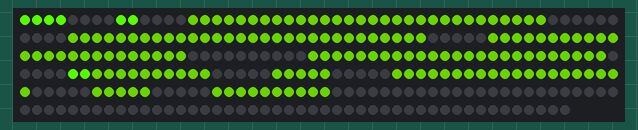
This sketch was run on a simulated Arduino Uno, built with avr-gcc and run on an emulated ATmega328P. Shown: 296 RGB LEDs in strip order, left to right, continuing on the next row.

Above: at 0.17 s.
At 8.67 s:
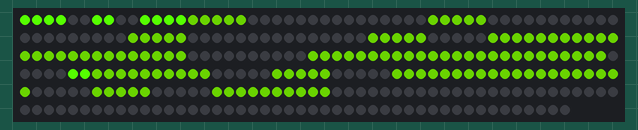
At 15.47 s:
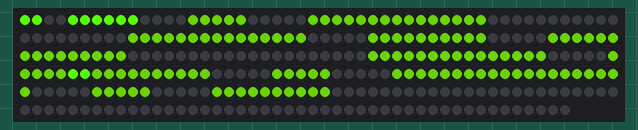
At 19.87 s:
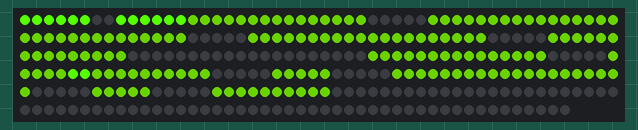
At 27.87 s:
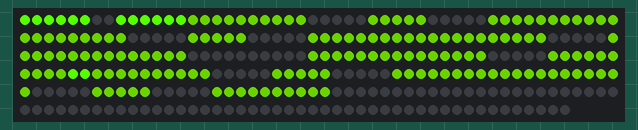
At 39.87 s:
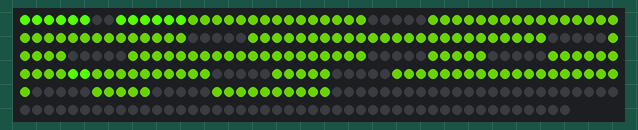

The sketch:

timer5.ino
```cpp
// (licence header left out)
/** @file
*
* This is a simple test app that controls a single-digit on a 7-segment display
* that is build using 2-LED NeoPixel strips.
*
* Arduino I/O configuration:
*
* - D6 = LED strip DI (Data In)
* .
************************************************************************************/

/**
*
* I/O configuration:
*
* D6 = LED strip DI (Data In)
*
************************************************************************************/

#include <Adafruit_NeoPixel.h>

#define LED_STRIP_PIN  (6)


/**
* A 7-segment LED descriptor used to identify its starting LED address and the
* number of LEDs in the digit.
*
* @warning Change the data types to uint16_t if you have more than 256 LEDs.
************************************************************************************/
struct ledSescriptor_t
{
  uint8_t    startingLedNumber;    // the address of the first LED in a digit
  uint8_t    numStrips;            // number of strips per segment
  uint8_t    ledsPerStrip;         // number of LEDs per strip
};

/**
* One descriptor for each LED in the sign
************************************************************************************/
struct ledSescriptor_t descriptors[] =
{
  {0, 1, 2},     // small 1/10th digit
  {14 ,2, 5},    // seconds LSD
  {84, 2, 5},    // seconds MSD
  {156, 2, 5},   // minutes LSD
  {226, 2, 5}    // minutes MSD
};

static const uint8_t colon1 = 154;  // the address of the first colon LED
static const uint8_t colon2 = 155;  // the address of the second colon LED

#define NUM_LEDS  (296)  // sizeof(descriptors)/sizeof(descriptors[0]))

// Tell the NeoPixel library how many LEDs we will be using
static Adafruit_NeoPixel LEDstrip(NUM_LEDS, LED_STRIP_PIN, NEO_GRB + NEO_KHZ800);


static volatile uint32_t myclock = 0;  // The current 10HZ timer/counter value.


/**
* Initialize things.
*************************************************************************************/
void setup()
{
  LEDstrip.begin();
  LEDstrip.show(); // No colors set yet.  So this will set all pixels to 'off'.

  // initialize serial communication (for debugging)
  //Serial.begin(115200);

  counterReset();

  initTimer();
}


/**
* Initialize timer-1 to operate in CTC mode to operate at 10HZ.
*************************************************************************************/
void initTimer()
{
  // Do a google search on: arduino timer1 interrupt example for more details on this.

  cli();                   // disable all interrupts

  TCCR1A = 0;
  TCCR1B = 0;
  TCNT1 = 0;
  OCR1A = 6249;            // compare match register 16MHz/256/10Hz - 1
  TCCR1B |= (1 << WGM12);  // CTC mode
  TCCR1B |= (1 << CS12);   // 256 prescaler
  TIMSK1 |= (1 << OCIE1A); // enable timer compare interrupt

  sei();                   // enable all interrupts
}


/**
* When timer-1 expires (10 times per second) this interrupt handler is called.
*************************************************************************************/
ISR(TIMER1_COMPA_vect) // timer compare interrupt service routine
{
  ++myclock;    // increment the clock counter
}


/** @brief The 'next' time to 'tick' the clock counter. */
static uint32_t next=0;    // the 'next' time to 'tick' the clock counter

/** @brief The number of 'ticks' since the system was started. */
static uint32_t ctr=0;     // the number of 'ticks' since the system was started


/**
* Reset the timer 'tick' and 'next' values, effectively restting the timer display.
*************************************************************************************/
void counterReset()
{
  next = 0;           // prime the counter logic to start immediately
  //ctr = 60L*60*10;    // one hour (need L else get a 32 bit int :-/
  ctr = 3*60*10;      // 3 minutes
  //ctr = 6*10;         // 6 seconds
}

/** @brief The brightness (luminosity) of the LEDs (0=black, 255=bright) */
#define LUMA  255
//#define LUMA  127
//#define LUMA  63

/** @brief A dash character code. */
#define DASH_CHARACTER  (16)

/** @brief The black color. */
static const uint32_t blackColor = Adafruit_NeoPixel::Color(0, 0, 0);

/** @brief The black color used for timer EXPIRED indicator. */
static const uint32_t redColor = Adafruit_NeoPixel::Color(LUMA, 0, 0);

/** @brief The foreground (on) color to use for the 2-strip LEDs. */
static const uint32_t fg2 = Adafruit_NeoPixel::Color(LUMA/4, LUMA/2, 0);

/** @brief The foreground (on) color to use for the 1-strip LEDs. */
static const uint32_t fg1 = Adafruit_NeoPixel::Color(LUMA/3, LUMA, 0);


/**
* @brief Main processing loop.
*
* If enough time has passed to update the display:
* - advance the counter
* - display the new value
* - calculate the time for the next timer-tick
*
* @note The millis function will wrap around every 49 days.  So if you want to
*  use it for longer than that period, you will want to change the logic used to
*  determine 100 milliseconds have passed.
*************************************************************************************/
void loop()
{
  static const unsigned long tperiod=1;//100;    // millis per tick
  static uint32_t pattern = 0;

  //uint32_t now = millis();

  cli(); // disable all interrupts
  uint32_t now = myclock;        // Do this with IRQs off in case the assignment is not atomic!
  sei(); // enable all interrupts

  if (now >= next)
  {
    next = next+tperiod;

    if (ctr == 0)
    {
      // when the count is zero, display a special DONE pattern of red dashes
      ++pattern;

      if (pattern%2 != 0)
      {
        uint32_t color = (pattern/2)%8==0 ? blackColor : redColor;

        // show a bunch of dashes
        digit(DASH_CHARACTER, 4, color);
        digit(DASH_CHARACTER, 3, color);
        digit(DASH_CHARACTER, 2, color);
        digit(DASH_CHARACTER, 1, color);
        digit(DASH_CHARACTER, 0, blackColor);

        LEDstrip.setPixelColor(colon1, blackColor);    // turn on the colon dots
        LEDstrip.setPixelColor(colon2, blackColor);
      }
    }
    else
    {
      --ctr;

      uint8_t t = ctr%10;
      uint8_t ss = (ctr/10)%60;
      uint8_t mm = (ctr/600)%60;

      digit(mm/10, 4, mm/10 ? fg2 : blackColor);  // blank the leading zero
      digit(mm%10, 3, fg2);
      digit(ss/10, 2, fg2);
      digit(ss%10, 1, fg2);
      digit(t, 0, fg1);

      LEDstrip.setPixelColor(colon1, fg1);    // turn on the colon dots
      LEDstrip.setPixelColor(colon2, fg1);
    }
    LEDstrip.show();  // Flush the settings to the LEDs
  }
}


/**
* @brief A 7-Segment display 'font'.
*
* This is the font used to convert the values from 0-F into a displayable
* character on a 7-segment display.  There is one value for each character.
*
* The relationship of the font bit positions to the LED display segments:
*
@verbatim
   --1--
  |     |
  2     0
  |     |
   --3--
  |     |
  6     4
  |     |
   --5--
@endverbatim
*
* For example: In order to display the number '1', the #0 and #4 segments need to be
* turned on and the rest turned off.  Therefore the binary value 0010001
* (hex 0x11) represents the segment values to display a '1'.
*
* The most significant bit is not used.
*************************************************************************************/
static const uint8_t font[] =
{
  0b01110111,  // 0
  0b00010001,  // 1
  0b01101011,  // 2
  0b00111011,  // 3
  0b00011101,  // 4
  0b00111110,  // 5
  0b01111110,  // 6
  0b00010011,  // 7
  0b01111111,  // 8
  0b00111111,  // 9
  0b01011111,  // A
  0b01111100,  // b
  0b01100110,  // C
  0b01111001,  // d
  0b01101110,  // E
  0b01001110,  // F
  0b00001000   // - (a dash symbol)
};


/**
* @brief Set the value for a digit.
*
* @param i The hex digit value to value to display
* @param place The place value (position) to display the digit
* @param c The color of the segment to use.
*
* @warning This supports 1 or 2 strips per LED.  Supprt for 3 or more strips
*  is left as a task for the reader.  Hint: add a loop to calculate the value
*  for 13-k by using the strip number.
*************************************************************************************/
void digit(uint8_t i, uint16_t place, uint32_t c)
{
  uint8_t v = font[i];  // which segments are to be lit for the given digit value
  uint16_t startingLed = descriptors[place].startingLedNumber;  // first LED in the digit's 7seg LED
  uint8_t lps = descriptors[place].ledsPerStrip;                // number of LEDs in each strip of the digit
  uint8_t ns = descriptors[place].numStrips;                    // number of strips in each segment of the digit

  for(uint8_t k=0; k<7; ++k)
  {
    seg(startingLed+k*lps, lps, v&0x01 ? c : blackColor);  // set to black or color depending on the font

    if (ns == 2)
      seg(startingLed+(13-k)*lps, lps , v&0x01 ? c : blackColor);

    v >>= 1;
  }
}


/**
* @brief A utility function to set the color of a sequence of LEDs.
*
* @param startingLed The first LED address to set.
* @param qty The total number of LEDs in the consecutive sequence to set.
* @param c The color value to which the LEDs will be set.
*************************************************************************************/
void seg(uint16_t startingLed, uint16_t qty, uint32_t c)
{
  uint16_t last = startingLed+qty;

  while (startingLed < last)
  {
    LEDstrip.setPixelColor(startingLed, c);
    ++startingLed;
  }
}
```
